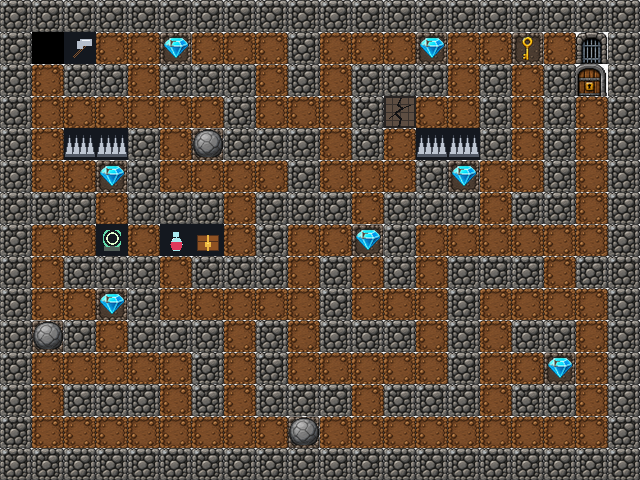

Below is a game level as drawn by its tile map, then a one-line description and the .tmx file that defines it, in full:
An orthogonal 20x15 tile map with 32x32 px tiles, 1 tile layer (terrain) and 4 objects (player, enemy_horizontal, enemy_vertical, chest).

<map version="1.10" tiledversion="1.10.2" orientation="orthogonal" renderorder="right-down" width="20" height="15" tilewidth="32" tileheight="32" infinite="0">
 <properties>
  <property name="title" value="Locked Shrine" />
  <property name="theme" value="Angkor" />
  <property name="hint" value="Find the key before entering the exit chamber." />
  <property name="required_diamonds" value="7" />
  <property name="par_steps" value="130" />
  <property name="gravity_ticks" value="9" />
  <property name="enemy_ticks" value="17" />
 </properties>
 <tileset firstgid="1" source="diamond-rush.tsx" />
 <layer id="1" name="terrain" width="20" height="15">
  <data encoding="csv">
1,1,1,1,1,1,1,1,1,1,1,1,1,1,1,1,1,1,1,1,
1,0,18,2,2,3,2,2,2,1,2,2,2,3,2,2,6,2,5,1,
1,2,1,1,2,1,1,1,2,1,2,1,1,1,2,1,2,1,7,1,
1,2,2,2,2,2,2,1,2,2,2,1,12,2,2,1,2,1,2,1,
1,2,9,9,1,2,4,1,1,1,2,1,2,9,9,1,2,1,2,1,
1,2,2,3,1,2,2,2,2,1,2,2,2,1,3,2,2,1,2,1,
1,1,1,2,1,1,1,2,1,1,1,2,1,1,1,2,1,1,2,1,
1,2,2,16,2,17,15,2,1,2,2,3,1,2,2,2,2,2,2,1,
1,2,1,1,1,2,1,1,1,2,1,2,1,2,1,1,1,2,1,1,
1,2,2,3,1,2,2,2,2,2,1,2,2,2,1,2,2,2,2,1,
1,4,1,2,1,1,1,2,1,2,1,1,1,2,1,2,1,1,2,1,
1,2,2,2,2,2,1,2,1,2,2,2,2,2,1,2,2,3,2,1,
1,2,1,1,1,2,1,2,1,1,1,2,1,1,1,2,1,1,2,1,
1,2,2,2,2,2,2,2,2,4,2,2,2,2,2,2,2,2,2,1,
1,1,1,1,1,1,1,1,1,1,1,1,1,1,1,1,1,1,1,1
  </data>
 </layer>
 <objectgroup id="2" name="actors">
  <object id="1" name="Player" type="player" x="32" y="32" width="32" height="32" />
  <object id="2" name="Snake" type="enemy_horizontal" x="288" y="224" width="32" height="32">
   <properties>
    <property name="direction" value="left" />
   </properties>
  </object>
  <object id="3" name="Bat" type="enemy_vertical" x="544" y="256" width="32" height="32">
   <properties>
    <property name="direction" value="up" />
   </properties>
  </object>
 </objectgroup>
 <objectgroup id="3" name="containers">
  <object id="4" name="Extra Life Chest" type="chest" x="192" y="224" width="32" height="32">
   <properties>
    <property name="reward" value="extra_life" />
    <property name="amount" value="1" />
   </properties>
  </object>
 </objectgroup>
</map>
